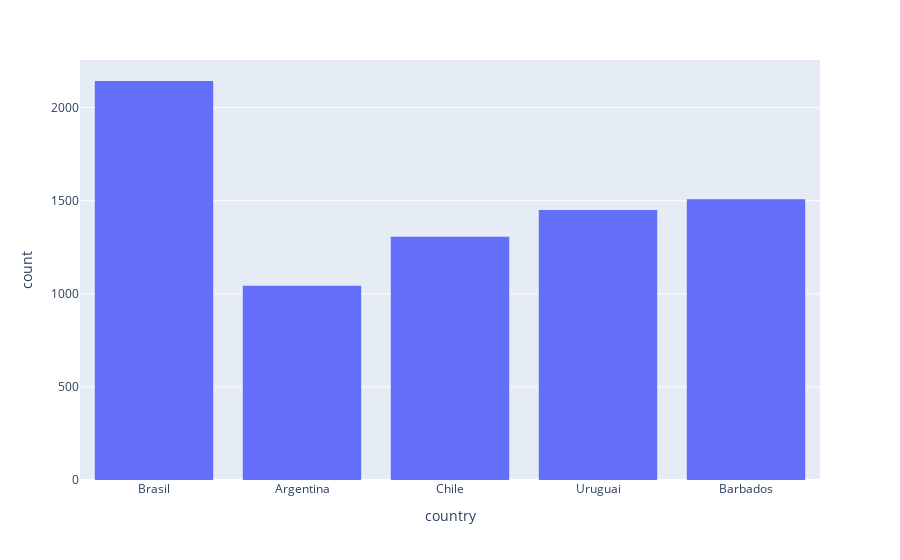

Notebook source saved alongside this figure:
### Markdown cell above
#### Country

### Code cell
import plotly.express as px
df = px.data.tips()
fig = px.histogram(data, x="country")
fig.show()

### Figure 1 — Plotly figure (JSON) as saved in the notebook; plotly's stock layout.template omitted (floating-point values rounded to 4 significant figures; data arrays with more than 128 entries replaced by an {"elided": "..."} marker saying what was removed)
{"data": [{"alignmentgroup": "True", "bingroup": "x", "hovertemplate": "country=%{x}<br>count=%{y}<extra></extra>", "legendgroup": "", "marker": {"color": "#636efa"}, "name": "", "offsetgroup": "", "orientation": "v", "showlegend": false, "type": "histogram", "x": {"elided": "7450 str values"}, "xaxis": "x", "yaxis": "y"}], "layout": {"barmode": "relative", "legend": {"tracegroupgap": 0}, "margin": {"t": 60}, "xaxis": {"anchor": "y", "domain": [0, 1], "title": {"text": "country"}}, "yaxis": {"anchor": "x", "domain": [0, 1], "title": {"text": "count"}}}}
